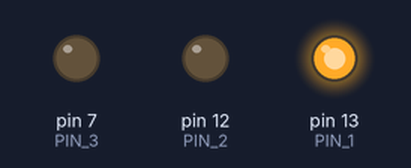
Recording of a sketch running on a simulated Arduino Uno, built with avr-gcc and run on an emulated ATmega328P. Shown: output pins drawn as LEDs (lit = HIGH).

Above: at 0.8 s.
At 1.3 s:
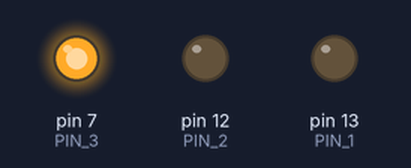
At 2.7 s:
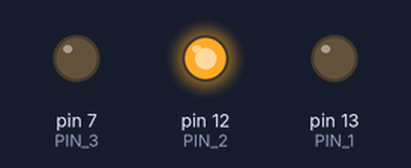
Timing chart, 0 to 3.0 s (numbered marks = the images above):
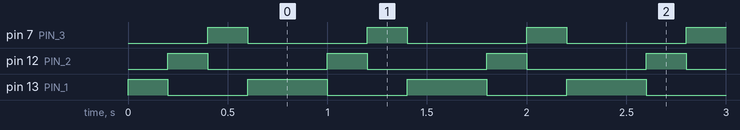

The sketch:

esRiscaldamento.ino
```cpp
#include<stdio.h>
#include<stdlib.h>

class Led{
  public:
    Led(int pin){
      this->pin = pin;
    }
    void turnOn(){
      digitalWrite(this->pin, HIGH);
    }

    void turnOff(){
      digitalWrite(this->pin, LOW);
    }

  private:
    int pin;
};


#define PIN_1 13
#define PIN_2 12
#define PIN_3 7

#define SIZE 3


Led leds[] = {
  Led(PIN_1),
  Led(PIN_2),
  Led(PIN_3),
};
int current;
bool backwards = false;


void setup() {
  pinMode(PIN_1, OUTPUT);
  pinMode(PIN_2, OUTPUT);
  pinMode(PIN_3, OUTPUT);
}

void loop() {
  for(int i = 0; i<SIZE && i >= 0; i = backwards ? i - 1 : i+1){
    leds[i].turnOn();
    delay(200);
    leds[i].turnOff();
  }
  backwards = !backwards;
}
```

Measured:
- by itself, pin 7 (PIN_3), pin 12 (PIN_2): alternates HIGH for 0.20 s and LOW for 0.60 s
- by itself, pin 13 (PIN_1): repeats every 0.80 s: LOW 0.40 s, HIGH 0.40 s
- by itself, everything shown: repeats every 0.80 s, in 3 steps
